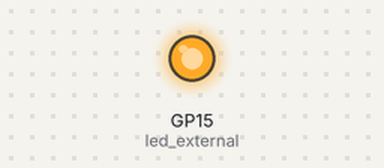
A program run on a simulated Raspberry Pi Pico running MicroPython. On the bench: output pins drawn as LEDs (lit = HIGH).

Above: at 2.5 s.
At 7.5 s:
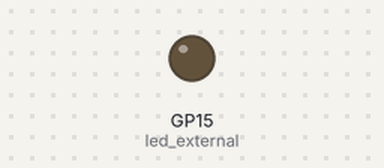
Timing chart, 0 to 13.0 s (numbered marks = the images above):
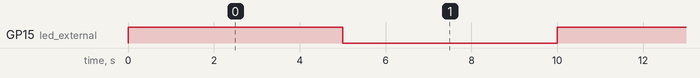

Measured:
- by itself, GP15 (led_external): alternates HIGH for 5.0 s and LOW for 5.0 s

The program:

fig04-04_led-external-toggle.py
```python
# (licence header left out)
import machine
import utime

led_external = machine.Pin(15, machine.Pin.OUT)

while True:
    led_external.toggle()
    utime.sleep(5)
```
